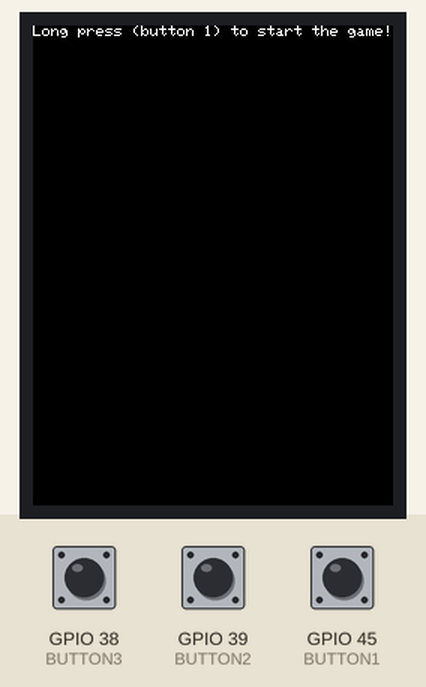
Recording of a sketch running on a simulated ESP32. Shown: 240×320 colour display. The inputs (shaded band) are chosen by the test bench; at power-on: GPIO 45 (BUTTON1) HIGH, GPIO 38 (BUTTON3) HIGH, GPIO 39 (BUTTON2) HIGH. WiFi joins after 1.5 s; servers stay silent unless stated; a WiFi scan finds three made-up networks; uploads are accepted with an empty reply; what the sketch prints to the serial monitor is not drawn.

Above: at 7.5 s.
7.6 s: GPIO 45 (BUTTON1) pulled LOW for 3.2 s
At 12.3 s:
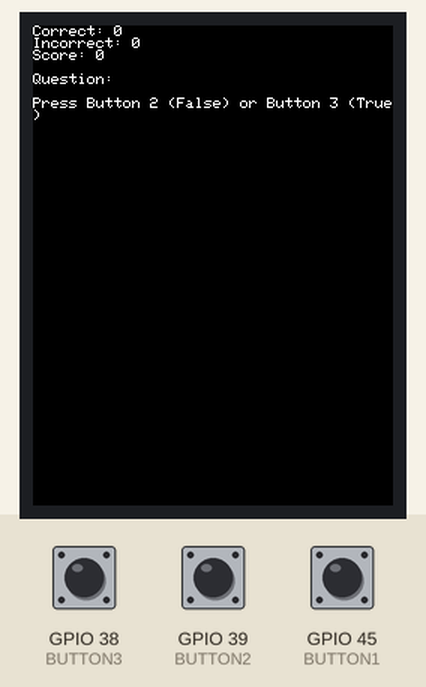
12.6 s: GPIO 38 (BUTTON3) pulled LOW for 0.15 s
At 13.1 s:
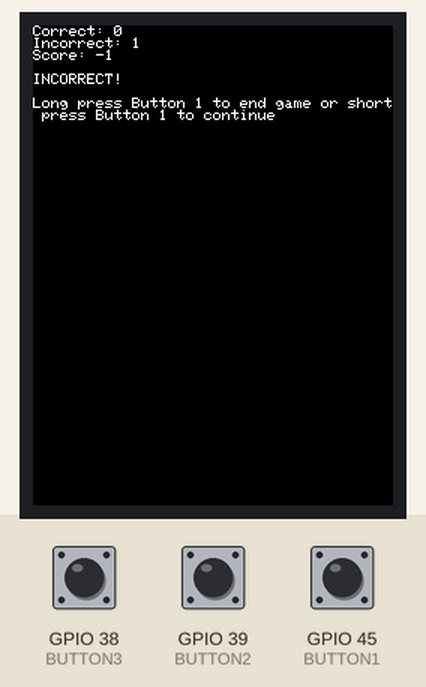
14.3 s: GPIO 45 (BUTTON1) pulled LOW for 1 s
At 17.0 s:
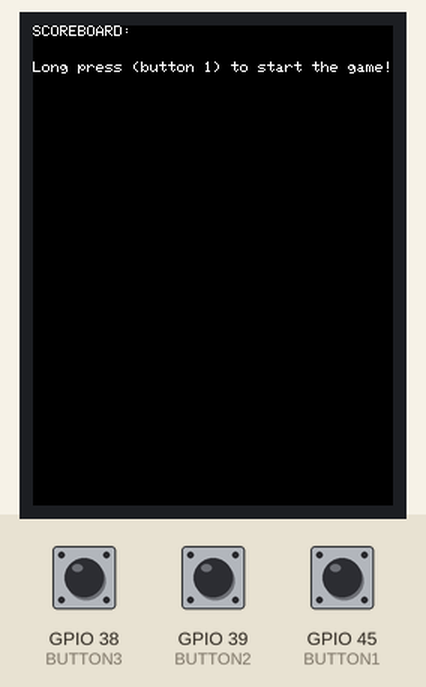
Timing chart, 0 to 18.5 s (numbered marks = the images above; inputs shaded):
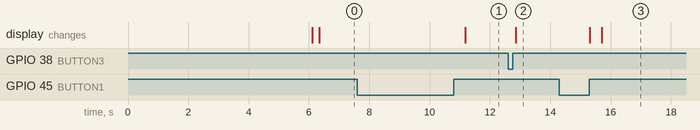

Measured:
- after the input at 7.6 s, the display: changes after 3.6 s (image 1)
- after the input at 12.6 s, the display: changes after 0.26 s (image 2)
- after the input at 14.3 s, the display: first changes after 1.0 s (image 3 shows a later state)

The sketch:

src.ino
```cpp
#include <SPI.h>
#include <TFT_eSPI.h>
#include <WiFi.h>


TFT_eSPI tft = TFT_eSPI();

const uint16_t RESPONSE_TIMEOUT = 6000;
const uint16_t IN_BUFFER_SIZE = 3500; //size of buffer to hold HTTP request
const uint16_t OUT_BUFFER_SIZE = 1000; //size of buffer to hold HTTP response
char request[IN_BUFFER_SIZE];
char response[OUT_BUFFER_SIZE]; //char array buffer to hold HTTP request
int timer;

char request_buffer[IN_BUFFER_SIZE]; //char array buffer to hold HTTP request
char response_buffer[OUT_BUFFER_SIZE]; //char array buffer to hold HTTP response
char response_buffer_copy[OUT_BUFFER_SIZE];
const char USER[] = "angelx";


uint8_t BUTTON1 = 45;
uint8_t BUTTON2 = 39;
uint8_t BUTTON3 = 38;

uint8_t state;
const uint8_t IDLE = 1;
const uint8_t QUESTION_DISPLAY = 2;
const uint8_t USER_ANSWER = 3;
const uint8_t UPDATE = 4;
const uint8_t END_GAME = 5;

char output[1000] = "";
char question[1000] = "";
char answer[10] = "";
int correct = 0;
int incorrect = 0;

char network[] = "MIT";
char password[] = "";

uint8_t channel = 1; //network channel on 2.4 GHz
byte bssid[] = {0x04, 0x95, 0xE6, 0xAE, 0xDB, 0x41}; //6 byte MAC address of AP you're targeting.

void setup() {
  Serial.begin(115200);
  while (!Serial); // wait for Serial to show up

  connect_wifi();

  tft.init(); //initialize the screen
  tft.setRotation(2); //set rotation for our layout
  tft.fillScreen(TFT_BLACK);
  tft.setTextColor(TFT_WHITE, TFT_BLACK);

  //four pins needed: two inputs, two outputs. Set them up appropriately:
  pinMode(BUTTON1, INPUT_PULLUP);
  pinMode(BUTTON2, INPUT_PULLUP);
  pinMode(BUTTON3, INPUT_PULLUP);

  state = IDLE;
  sprintf(output, "Long press (button 1) to start the game!");
}


void get_question(char* response, char* query) {
  char request_buffer[200];
  sprintf(request_buffer, "GET https://608dev-2.net/sandbox/sc/angelx15/trivia.py?scoreboard=%s HTTP/1.1\r\n", query);
  strcat(request_buffer, "Host: 608dev-2.net\r\n");
  strcat(request_buffer, "\r\n"); //new line from header to body
  char host[] = "608dev-2.net";
  do_http_GET(host, request_buffer, response, OUT_BUFFER_SIZE, RESPONSE_TIMEOUT, true);
}

//enum for button states
enum button_state {S0, S1, S2, S3, S4};

class Button{
  public:
  uint32_t S2_start_time;
  uint32_t button_change_time;
  uint32_t debounce_duration;
  uint32_t long_press_duration;
  uint8_t pin;
  uint8_t flag;
  uint8_t button_pressed;
  button_state state; // This is public for the sake of convenience
  Button(int p) {
  flag = 0;
    state = S0;
    pin = p;
    S2_start_time = millis(); //init
    button_change_time = millis(); //init
    debounce_duration = 10;
    long_press_duration = 1000;
    button_pressed = 0;
  }
  void read() {
    uint8_t button_val = digitalRead(pin);
    button_pressed = !button_val; //invert button
  }
  int update() {
    read();
    flag = 0;
    if (state==S0) {
      if (button_pressed) {
        state = S1;
        button_change_time = millis();
      }
    } else if (state==S1) {
      if (button_pressed && millis()-button_change_time >= debounce_duration){
        state = S2;
        S2_start_time = millis();
      } else if (!button_pressed){
        state = S0;
        button_change_time = millis();
      }
    } else if (state==S2) {
      if (button_pressed && millis()-S2_start_time >= long_press_duration){
        state = S3;
      } else if (!button_pressed){
        state = S4;
        button_change_time = millis();
      }
    } else if (state==S3) {
      if (!button_pressed){
        state = S4;
        button_change_time = millis();
      }
    } else if (state==S4) {
      if (!button_pressed && millis()-button_change_time >= debounce_duration){
        state = S0;
        if (millis()-S2_start_time < long_press_duration){
          flag = 1;
        } else if (millis()-S2_start_time >= long_press_duration){
          flag = 2;
        }
      } else if (button_pressed && millis()-S2_start_time < long_press_duration){
        state = S2;
        button_change_time = millis();
      } else if (button_pressed && millis()-S2_start_time >= long_press_duration){
        state = S3;
        button_change_time = millis();
      }
    }
    return flag;
  }
};

Button button1(BUTTON1); //button object!
Button button2(BUTTON2); //button object!
Button button3(BUTTON3); //button object!


//main body of code
void loop() {
  //get button values
  int bv1 = button1.update();
  int bv2 = button2.update();
  int bv3 = button3.update();

  if (state == IDLE){
    tft.setCursor(0, 0, 1);
    tft.println(output);

    //Long press button 1
    if (bv1 == 2){
      state = QUESTION_DISPLAY;
    }

  } else if (state == QUESTION_DISPLAY){
    get_question(request, "False");
    Serial.println(request);

    //parse for question and answer
    char delim[2] = "\n";
    char* token;
    token = strtok(request, delim);
    strcpy(question, token);
    token = strtok(NULL, delim);
    strcpy(answer, token);

    tft.fillScreen(TFT_BLACK);
    tft.setCursor(0, 0, 1);
    memset(output, 0, sizeof(output));
    sprintf(output, "Correct: %d \nIncorrect: %d \nScore: %d \n\nQuestion: %s \n\nPress Button 2 (False) or Button 3 (True)                                                                               ", correct, incorrect, correct-incorrect, question);
    tft.println(output);

    state = USER_ANSWER;

  } else if (state == USER_ANSWER){

    memset(output, 0, sizeof(output));
    // short press b2 (False)
    if (bv2 == 1){
      state = UPDATE;
      tft.fillScreen(TFT_BLACK);
      tft.setCursor(0, 0, 1);

      if (strcmp(answer, "False")==0){
        correct += 1;
        sprintf(output, "Correct: %d \nIncorrect: %d \nScore: %d \n\nCORRECT! \n\nLong press Button 1 to end game or short press Button 1 to continue                                                    ", correct, incorrect, correct-incorrect);
        tft.println(output);
      } else {
        incorrect += 1;
        sprintf(output, "Correct: %d \nIncorrect: %d \nScore: %d \n\nINCORRECT! \n\nLong press Button 1 to end game or short press Button 1 to continue                                                  ", correct, incorrect, correct-incorrect);
        tft.println(output);
      }
    }

    // short press b3 (True)
    else if (bv3 == 1){
      state = UPDATE;
      tft.fillScreen(TFT_BLACK);
      tft.setCursor(0, 0, 1);

      if (strcmp(answer, "True")==0){
        correct += 1;
        sprintf(output, "Correct: %d \nIncorrect: %d \nScore: %d \n\nCORRECT! \n\nLong press Button 1 to end game or short press Button 1 to continue                                                    ", correct, incorrect, correct-incorrect);
        tft.println(output);
      } else {
        incorrect += 1;
        sprintf(output, "Correct: %d \nIncorrect: %d \nScore: %d \n\nINCORRECT! \n\nLong press Button 1 to end game or short press Button 1 to continue                                                  ", correct, incorrect, correct-incorrect);
        tft.println(output);
      }
    }

  } else if (state == UPDATE) {
    if (bv1 == 1){
      state = QUESTION_DISPLAY;
    } else if (bv1 == 2){
      state = END_GAME;
    }

  } else if (state == END_GAME){
    state = IDLE;
    memset(output, 0, sizeof(output));
    tft.fillScreen(TFT_BLACK);

    char body[100]; //for body
    sprintf(body,"scoreboard=\"True\"&user=%s&score=%d",USER,correct-incorrect);//generate body, posting to User, 1 step
    int body_len = strlen(body); //calculate body length (for header reporting)
    sprintf(request_buffer,"POST https://608dev-2.net/sandbox/sc/angelx15/trivia.py HTTP/1.1\r\n");
    strcat(request_buffer,"Host: 608dev-2.net\r\n");
    strcat(request_buffer,"Content-Type: application/x-www-form-urlencoded\r\n");
    sprintf(request_buffer+strlen(request_buffer),"Content-Length: %d\r\n", body_len); //append string formatted to end of request buffer
    strcat(request_buffer,"\r\n"); //new line from header to body
    strcat(request_buffer,body); //body
    strcat(request_buffer,"\r\n"); //new line
    Serial.println(request_buffer);
    do_http_request("608dev-2.net", request_buffer, response_buffer, OUT_BUFFER_SIZE, RESPONSE_TIMEOUT,true);

    Serial.println("\nRESPONSE BUFFER:\n");
    Serial.println(response_buffer); //viewable in Serial Terminal

    sprintf(output, "SCOREBOARD: \n%s \n\nLong press (button 1) to start the game!", response_buffer);

    //reset local variables
    correct = 0;
    incorrect = 0;
  }
}
```

support_functions.ino
```cpp
/*----------------------------------
 * char_append Function:
 * Arguments:
 *    char* buff: pointer to character array which we will append a
 *    char c:
 *    uint16_t buff_size: size of buffer buff
 *
 * Return value:
 *    boolean: True if character appended, False if not appended (indicating buffer full)
 */
uint8_t char_append(char* buff, char c, uint16_t buff_size) {
        int len = strlen(buff);
        if (len>buff_size) return false;
        buff[len] = c;
        buff[len+1] = '\0';
        return true;
}

/*----------------------------------
   do_http_GET Function:
   Arguments:
      char* host: null-terminated char-array containing host to connect to
      char* request: null-terminated char-arry containing properly formatted HTTP GET request
      char* response: char-array used as output for function to contain response
      uint16_t response_size: size of response buffer (in bytes)
      uint16_t response_timeout: duration we'll wait (in ms) for a response from server
      uint8_t serial: used for printing debug information to terminal (true prints, false doesn't)
   Return value:
      void (none)
*/
void do_http_GET(char* host, char* request, char* response, uint16_t response_size, uint16_t response_timeout, uint8_t serial) {
  WiFiClient client; //instantiate a client object
  if (client.connect(host, 80)) { //try to connect to host on port 80
    // if (serial) Serial.print(request);//Can do one-line if statements in C without curly braces
    client.print(request);
    memset(response, 0, response_size); //Null out (0 is the value of the null terminator '\0') entire buffer
    uint32_t count = millis();
    while (client.connected()) { //while we remain connected read out data coming back
      client.readBytesUntil('\n', response, response_size);
      // if (serial) Serial.println(response);
      if (strcmp(response, "\r") == 0) { //found a blank line! (end of response header)
        break;
      }
      memset(response, 0, response_size);
      if (millis() - count > response_timeout) break;
    }
    memset(response, 0, response_size);  //empty in prep to store body
    count = millis();
    while (client.available()) { //read out remaining text (body of response)
      char_append(response, client.read(), OUT_BUFFER_SIZE);
    }
    // if (serial) Serial.println(response);
    client.stop();
    /* if (serial) Serial.println("-----------");
  } else {
    if (serial) Serial.println("connection failed :/");
    if (serial) Serial.println("wait 0.5 sec..."); */
    client.stop();
  }
}

/*----------------------------------
 * do_http_request Function:
 * Arguments:
 *    char* host: null-terminated char-array containing host to connect to
 *    char* request: null-terminated char-arry containing properly formatted HTTP request
 *    char* response: char-array used as output for function to contain response
 *    uint16_t response_size: size of response buffer (in bytes)
 *    uint16_t response_timeout: duration we'll wait (in ms) for a response from server
 *    uint8_t serial: used for printing debug information to terminal (true prints, false doesn't)
 * Return value:
 *    void (none)
 */
void do_http_request(char* host, char* request, char* response, uint16_t response_size, uint16_t response_timeout, uint8_t serial){
  WiFiClient client; //instantiate a client object
  if (client.connect(host, 80)) { //try to connect to host on port 80
    if (serial) Serial.print(request);//Can do one-line if statements in C without curly braces
    client.print(request);
    memset(response, 0, response_size); //Null out (0 is the value of the null terminator '\0') entire buffer
    uint32_t count = millis();
    while (client.connected()) { //while we remain connected read out data coming back
      client.readBytesUntil('\n',response,response_size);
      if (serial) Serial.println(response);
      if (strcmp(response,"\r")==0) { //found a blank line!
        break;
      }
      memset(response, 0, response_size);
      if (millis()-count>response_timeout) break;
    }
    memset(response, 0, response_size);
    count = millis();
    while (client.available()) { //read out remaining text (body of response)
      char_append(response,client.read(),OUT_BUFFER_SIZE);
    }
    if (serial) Serial.println(response);
    client.stop();
    if (serial) Serial.println("-----------");
  }else{
    if (serial) Serial.println("connection failed :/");
    if (serial) Serial.println("wait 0.5 sec...");
    client.stop();
  }
}

void connect_wifi(){
  int n = WiFi.scanNetworks();
  Serial.println("scan done");
  if (n == 0) {
    Serial.println("no networks found");
  } else {
    Serial.print(n);
    Serial.println(" networks found");
    for (int i = 0; i < n; ++i) {
      Serial.printf("%d: %s, Ch:%d (%ddBm) %s ", i + 1, WiFi.SSID(i).c_str(), WiFi.channel(i), WiFi.RSSI(i), WiFi.encryptionType(i) == WIFI_AUTH_OPEN ? "open" : "");
      uint8_t* cc = WiFi.BSSID(i);
      for (int k = 0; k < 6; k++) {
        Serial.print(*cc, HEX);
        if (k != 5) Serial.print(":");
        cc++;
      }
      Serial.println("");
    }
  }
  delay(100); //wait a bit (100 ms)

  //if using regular connection use line below:
  WiFi.begin(network, password);
  //if using channel/mac specification for crowded bands use the following:
  //WiFi.begin(network, password, channel, bssid);

  uint8_t count = 0; //count used for Wifi check times
  Serial.print("Attempting to connect to ");
  Serial.println(network);
  while (WiFi.status() != WL_CONNECTED && count < 12) {
    delay(500);
    Serial.print(".");
    count++;
  }
  delay(2000);
  if (WiFi.isConnected()) { //if we connected then print our IP, Mac, and SSID we're on
    Serial.println("CONNECTED!");
    Serial.println(WiFi.localIP().toString() + " (" + WiFi.macAddress() + ") (" + WiFi.SSID() + ")");
    delay(500);
  } else { //if we failed to connect just Try again.
    Serial.println("Failed to Connect :/  Going to restart");
    Serial.println(WiFi.status());
    ESP.restart(); // restart the ESP (proper way)
  }
}
```
